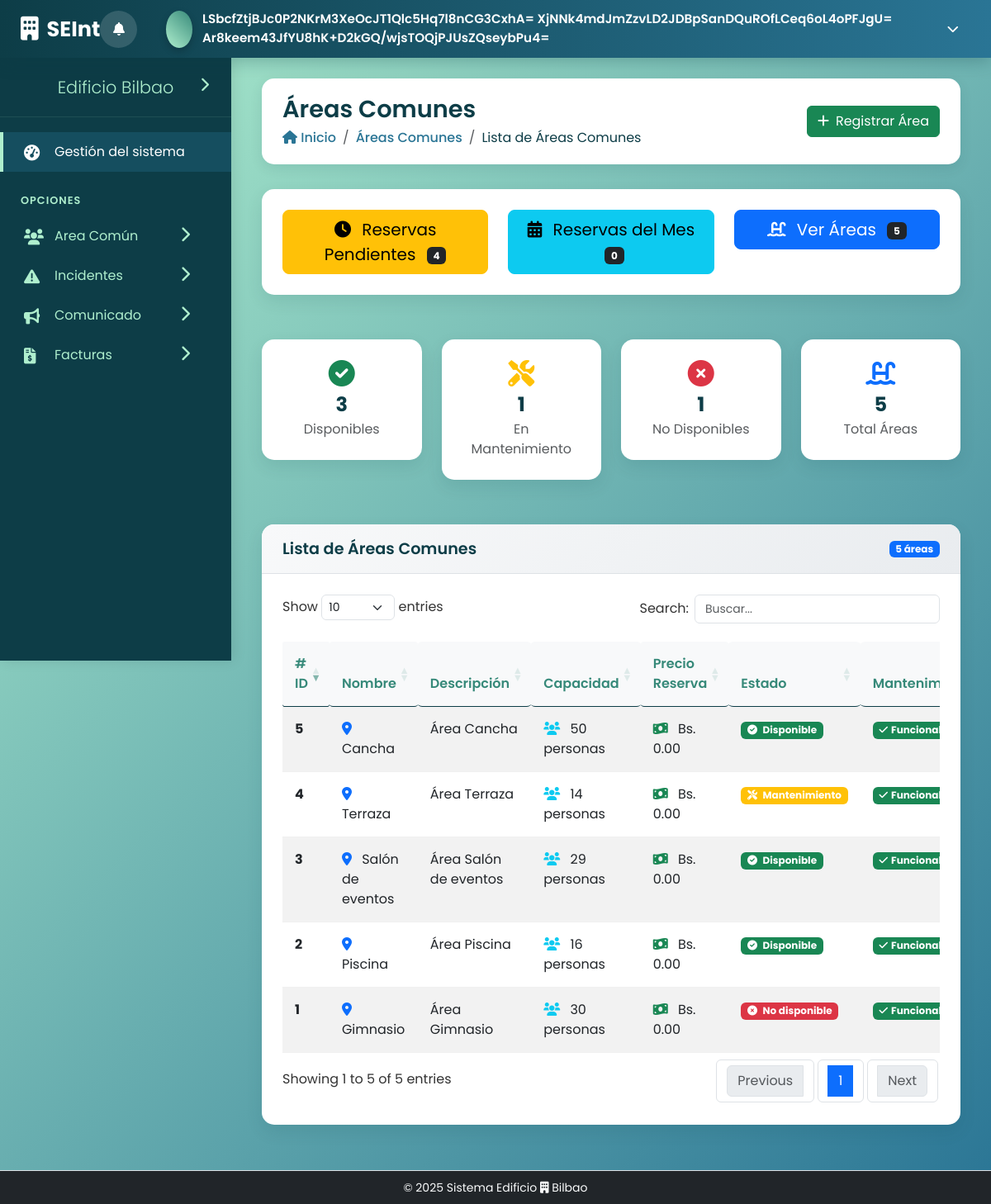
Page /public/controlador/AreaComunControlador.php (signed in) on the committed database.
### tables this page shows
CREATE TABLE area_comun (
                            id_area INT AUTO_INCREMENT PRIMARY KEY,
                            nombre VARCHAR(100) NOT NULL,
                            descripcion TEXT DEFAULT NULL,
                            capacidad INT DEFAULT NULL,
                            costo_reserva decimal(10,2) not null,
                            fecha_inicio_mantenimiento datetime default null,
                            fecha_fin_mantenimiento datetime default null,
                            estado ENUM('disponible', 'mantenimiento', 'no disponible','eliminado') DEFAULT 'disponible'
);

### public/modelo/AreaComunModelo.php (called while the page is built, shortened)
<?php
class AreaComunModelo
{
    private $db;
    private $table_name = "area_comun";
    private $table_reservas = "reserva_area_comun";
    public function __construct($db, $encryption_key = null)
    {
        $this->db = $db;
        $this->encryption_key = $encryption_key ?: '1A3F6C9E2B5D8A0C7E4F1A2B3C8D5E6F7A1B2C3D4E5F6A7B8C9D0E1F2A3B4C5D6';
    }
    public function listarAreas()
    {
        try {
            $sql = "SELECT * FROM $this->table_name WHERE estado != 'eliminado' ORDER BY nombre";
            $stmt = $this->db->prepare($sql);
            $stmt->execute();
            return $stmt->fetchAll(PDO::FETCH_ASSOC);
        } catch (Exception $e) {
            error_log("Error en listarAreas: " . $e->getMessage());
            return false;
        }
    }
    public function contarReservasPendientes()
    {
        try {
            $sql = "SELECT COUNT(*) AS total_pendientes
                    FROM $this->table_reservas rac
                    JOIN $this->table_name ac ON rac.id_area = ac.id_area
                    WHERE rac.estado = 'pendiente'
                    AND ac.estado != 'eliminado'";
            $stmt = $this->db->prepare($sql);
            $stmt->execute();
            $resultado = $stmt->fetch(PDO::FETCH_ASSOC);
            return $resultado ? (int)$resultado['total_pendientes'] : 0;
        } catch (Exception $e) {
            error_log("Error en contarReservasPendientes: " . $e->getMessage());
            return 0;
        }
    }
    public function contarReservasEsteMes()
    {
        try {
            $fecha_inicio = date('Y-m-01');
            $fecha_fin = date('Y-m-t');
            $sql = "SELECT COUNT(*) AS total_reservas
                    FROM $this->table_reservas rac
                    JOIN $this->table_name ac ON rac.id_area = ac.id_area
                    WHERE rac.fecha_reserva BETWEEN :fecha_inicio AND :fecha_fin
                    AND ac.estado != 'eliminado'";
            $stmt = $this->db->prepare($sql);
            $stmt->bindParam(':fecha_inicio', $fecha_inicio);
            $stmt->bindParam(':fecha_fin', $fecha_fin);
            $stmt->execute();
            $resultado = $stmt->fetch(PDO::FETCH_ASSOC);
            return $resultado ? (int)$resultado['total_reservas'] : 0;
        } catch (Exception $e) {
            error_log("Error en contarReservasEsteMes: " . $e->getMessage());
            return 0;
        }
    }
    public function contarAreasPorEstado()
    {
        try {
            $sql = "SELECT estado, COUNT(*) AS total
                    FROM $this->table_name
                    GROUP BY estado";
            $stmt = $this->db->prepare($sql);
            $stmt->execute();
            $resultados = $stmt->fetchAll(PDO::FETCH_ASSOC);
            $conteo = [
                'disponible' => 0,
                'mantenimiento' => 0,
                'no disponible' => 0,
                'eliminado' => 0,
                'total' => 0
            ];
            foreach ($resultados as $fila) {
                $estado = $fila['estado'];
                $conteo[$estado] = (int)$fila['total'];
            }
            $conteo['total'] = $conteo['disponible']
                + $conteo['mantenimiento']
                + $conteo['no disponible']
                + $conteo['eliminado'];
            return $conteo;
        } catch (Exception $e) {
            error_log("Error en contarAreasPorEstado: " . $e->getMessage());
            return [
                'disponible' => 0,
                'mantenimiento' => 0,
                'no disponible' => 0,
                'eliminado' => 0,
                'total' => 0
            ];
        }
    }
}
?>

### public/vista/ListarAreasComunesVista.php (the view, shortened to what this page needs)
<?php include("../../includes/header.php");
?>
    <div class="page-header fade-in">
        <div class="page-title">
            <h1>Áreas Comunes</h1>
            <nav aria-label="breadcrumb">
                <ol class="breadcrumb">
                    <li class="breadcrumb-item"><a href="#"><i class="fas fa-home"></i> Inicio</a></li>
                    <li class="breadcrumb-item"><a href="#">Áreas Comunes</a></li>
                    <li class="breadcrumb-item active" aria-current="page">Lista de Áreas Comunes</li>
                </ol>
            </nav>
        </div>
        <div class="page-actions">
            <a href="AreaComunControlador.php?action=formularioArea" class="btn btn-success">
                <i class="fas fa-plus me-2"></i>Registrar Área
            </a>
        </div>
    </div>
    <div class="row fade-in mb-4">
        <div class="col-12">
            <div class="content-box">
                <div class="content-box-body">
                    <div class="row text-center">
                        <div class="col-md-4 mb-3 mb-md-0">
                            <a href="AreaComunControlador.php?action=verReservasPendientes"
                               class="btn btn-warning btn-lg w-100">
                                <i class="fas fa-clock me-2"></i>
                                Reservas Pendientes
                                <span class="badge bg-dark ms-2"><?php echo $numeroReservasPendientes; ?></span>
                            </a>
                        </div>
                        <div class="col-md-4 mb-3 mb-md-0">
                            <a href="AreaComunControlador.php?action=verReservasMes"
                               class="btn btn-info btn-lg w-100">
                                <i class="fas fa-calendar-alt me-2"></i>
                                Reservas del Mes
                                <span class="badge bg-dark ms-2"><?php echo $numeroReservasMes; ?></span>
                            </a>
                        </div>
                        <div class="col-md-4">
                            <a href="AreaComunControlador.php?action=listarAreas"
                               class="btn btn-primary btn-lg w-100">
                                <i class="fas fa-swimming-pool me-2"></i>
                                Ver Áreas
                                <span class="badge bg-dark ms-2"><?php echo count($areascomunes); ?></span>
                            </a>
                        </div>
                    </div>
                </div>
            </div>
        </div>
    </div>
    <div class="row fade-in mb-4">
        <div class="col-md-3">
            <div class="content-box text-center">
                <div class="content-box-body">
                    <i class="fas fa-check-circle fa-2x text-success mb-2"></i>
                    <h4 class="mb-1"><?php echo $numeroDisponible; ?></h4>
                    <p class="text-muted mb-0">Disponibles</p>
                </div>
            </div>
        </div>
        <div class="col-md-3">
            <div class="content-box text-center">
                <div class="content-box-body">
                    <i class="fas fa-tools fa-2x text-warning mb-2"></i>
                    <h4 class="mb-1"><?php echo $numeroMantenimiento; ?></h4>
                    <p class="text-muted mb-0">En Mantenimiento</p>
                </div>
            </div>
        </div>
        <div class="col-md-3">
            <div class="content-box text-center">
                <div class="content-box-body">
                    <i class="fas fa-times-circle fa-2x text-danger mb-2"></i>
                    <h4 class="mb-1"><?php echo $numeroNoDisponible; ?></h4>
                    <p class="text-muted mb-0">No Disponibles</p>
                </div>
            </div>
        </div>
        <div class="col-md-3">
            <div class="content-box text-center">
                <div class="content-box-body">
                    <i class="fas fa-swimming-pool fa-2x text-primary mb-2"></i>
                    <h4 class="mb-1"><?php echo $numeroTotalArea; ?></h4>
                    <p class="text-muted mb-0">Total Áreas</p>
                </div>
            </div>
        </div>
    </div>
    <div class="row fade-in">
        <div class="col-12">
            <div class="content-box">
                <div class="content-box-header d-flex justify-content-between align-items-center">
                    <h5>Lista de Áreas Comunes</h5>
                    <span class="badge bg-primary"><?php echo count($areascomunes); ?> áreas</span>
                </div>
                <div class="content-box-body">
                    <?php if (empty($areascomunes)): ?>
                        <div class="text-center py-4">
                            <i class="fas fa-swimming-pool fa-3x text-muted mb-3"></i>
                            <p class="text-muted">No hay áreas comunes registradas</p>
                        </div>
                    <?php else: ?>
                        <div class="table-container">
                            <table id="tablaAreasComunes" class="table table-hover table-striped">
                                <thead>
                                <tr>
                                    <th># ID</th>
                                    <th>Nombre</th>
                                    <th>Descripción</th>
                                    <th>Capacidad</th>
                                    <th>Precio Reserva</th>
                                    <th>Estado</th>
                                    <th>Mantenimiento</th>
                                </tr>
                                </thead>
                                <tbody>
                                <?php foreach ($areascomunes as $area): ?>
                                    <tr>
                                        <td><strong><?php echo htmlspecialchars($area['id_area']); ?></strong></td>
                                        <td>
                                            <i class="fas fa-map-marker-alt text-primary me-2"></i>
                                            <?php echo htmlspecialchars($area['nombre']); ?>
                                        </td>
                                        <td>
                                            <?php echo htmlspecialchars($area['descripcion']); ?>
                                        </td>
                                        <td>
                                            <i class="fas fa-users text-info me-2"></i>
                                            <?php echo htmlspecialchars($area['capacidad']); ?> personas
                                        </td>
                                        <td>
                                            <i class="fas fa-money-bill-wave text-success me-2"></i>
                                            Bs. <?php echo number_format($area['costo_reserva'], 2); ?>
                                        </td>
                                        <td>
                                            <?php
                                            $badge_class = '';
                                            switch($area['estado']) {
                                                case 'disponible':
                                                    $badge_class = 'bg-success';
                                                    $icon = 'fa-check-circle';
                                                    break;
                                                case 'mantenimiento':
                                                    $badge_class = 'bg-warning';
                                                    $icon = 'fa-tools';
                                                    break;
                                                case 'no disponible':
                                                    $badge_class = 'bg-danger';
                                                    $icon = 'fa-times-circle';
                                                    break;
                                            }
                                            ?>
                                            <span class="badge <?php echo $badge_class; ?>">
                                                <i class="fas <?php echo $icon; ?> me-1"></i>
                                                <?php echo ucfirst(htmlspecialchars($area['estado'])); ?>
                                            </span>
                                        </td>
                                        <td>
                                            <?php if ($area['fecha_inicio_mantenimiento'] && $area['fecha_fin_mantenimiento']): ?>
                                                <small class="text-muted">
                                                    <i class="fas fa-calendar-alt me-1"></i>
                                                    <?php echo date('d/m/Y', strtotime($area['fecha_inicio_mantenimiento'])); ?>
                                                    -
                                                    <?php echo date('d/m/Y', strtotime($area['fecha_fin_mantenimiento'])); ?>
                                                </small>
                                            <?php else: ?>
                                                <span class="badge bg-success">
                                                    <i class="fas fa-check me-1"></i>Funcional
                                                </span>
                                            <?php endif; ?>
                                        </td>
                                    </tr>
                                <?php endforeach; ?>
                                </tbody>
                            </table>
                        </div>
                    <?php endif; ?>
                </div>
            </div>
        </div>
    </div>
    <link rel="stylesheet" type="text/css" href="https://cdn.datatables.net/1.13.6/css/dataTables.bootstrap5.min.css">
    <link rel="stylesheet" type="text/css" href="https://cdn.datatables.net/responsive/2.5.0/css/responsive.bootstrap5.min.css">
<?php include("../../includes/footer.php"); ?>

### rows in the picture
area_comun: id_area "5", nombre "Cancha", descripcion "Área Cancha", capacidad "50", costo_reserva "0.00", estado "Disponible", shows "Funcional"
area_comun: id_area "1", nombre "Gimnasio", descripcion "Área Gimnasio", capacidad "30", costo_reserva "0.00", estado "No disponible", shows "Funcional"
area_comun: id_area "2", nombre "Piscina", descripcion "Área Piscina", capacidad "16", costo_reserva "0.00", estado "Disponible", shows "Funcional"
area_comun: id_area "3", nombre "Salón de eventos", descripcion "Área Salón de eventos", capacidad "29", costo_reserva "0.00", estado "Disponible", shows "Funcional"
area_comun: id_area "4", nombre "Terraza", descripcion "Área Terraza", capacidad "14", costo_reserva "0.00", estado "Mantenimiento", shows "Funcional"

### other values in the picture
$_SESSION['nombre'] "LSbcfZtjBJc0P2NKrM3XeOcJT1Qlc5Hq7l8nCG3CxhA="
$_SESSION['apellido_paterno'] "XjNNk4mdJmZzvLD2JDBpSanDQuROfLCeq6oL4oPFJgU="
$_SESSION['apellido_materno'] "Ar8keem43JfYU8hK+D2kGQ/wjsTOQjPJUsZQseybPu4="
$numeroReservasPendientes "4"
$numeroReservasMes "0"
count($areascomunes) "5"
$numeroDisponible "3"
$numeroMantenimiento "1"
$numeroNoDisponible "1"
$numeroTotalArea "5"
